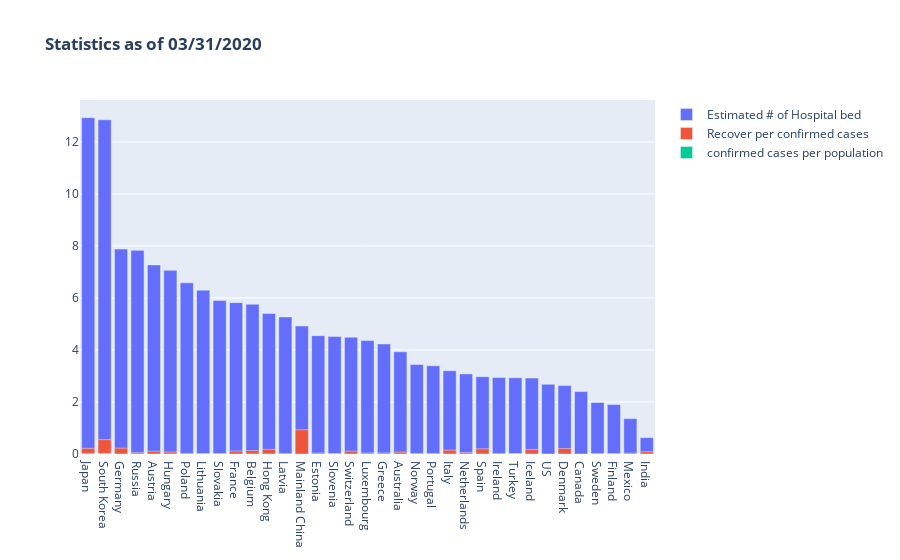

Source (notebook cell):
### Code cell
# Here I want to know the # hospital bed per capita
fig = go.Figure()
select_date = '03/31/2020'
by_country_mean=all_df[(all_df['ObservationDate']==select_date)].groupby('Country').mean().sort_values(by='2019',ascending=False)


# Mean hospital bed by country
fig.add_trace(go.Bar(x=by_country_mean.index, 
                          y=by_country_mean['2019'],name='Estimated # of Hospital bed'))
# Mean Recover Rate  by country
fig.add_trace(go.Bar(x=by_country_mean.index, 
                          y=by_country_mean['recover_rate'],name ='Recover per confirmed cases'))

fig.add_trace(go.Bar(x=by_country_mean.index, 
                          y=by_country_sum['confirm_rate'],name ='confirmed cases per population'))



fig.update_layout(
    title="<b>Statistics as of {} <b> ".format(select_date),barmode='overlay')

fig.show()

### Figure 1 — Plotly figure (JSON) as saved in the notebook; plotly's stock layout.template omitted (floating-point values rounded to 4 significant figures)
{"data": [{"name": "Estimated # of Hospital bed", "type": "bar", "x": ["Japan", "South Korea", "Germany", "Russia", "Austria", "Hungary", "Poland", "Lithuania", "Slovakia", "France", "Belgium", "Hong Kong", "Latvia", "Mainland China", "Estonia", "Slovenia", "Switzerland", "Luxembourg", "Greece", "Australia", "Norway", "Portugal", "Italy", "Netherlands", "Spain", "Ireland", "Turkey", "Iceland", "US", "Denmark", "Canada", "Sweden", "Finland", "Mexico", "India"], "y": [12.93, 12.85, 7.88, 7.83, 7.27, 7.06, 6.58, 6.3, 5.9, 5.82, 5.76, 5.4, 5.27, 4.92, 4.55, 4.52, 4.49, 4.36, 4.23, 3.93, 3.44, 3.39, 3.2, 3.08, 2.97, 2.94, 2.93, 2.92, 2.68, 2.63, 2.4, 1.98, 1.9, 1.36, 0.63]}, {"name": "Recover per confirmed cases", "type": "bar", "x": ["Japan", "South Korea", "Germany", "Russia", "Austria", "Hungary", "Poland", "Lithuania", "Slovakia", "France", "Belgium", "Hong Kong", "Latvia", "Mainland China", "Estonia", "Slovenia", "Switzerland", "Luxembourg", "Greece", "Australia", "Norway", "Portugal", "Italy", "Netherlands", "Spain", "Ireland", "Turkey", "Iceland", "US", "Denmark", "Canada", "Sweden", "Finland", "Mexico", "India"], "y": [0.2171, 0.5526, 0.2242, 0.05178, 0.1076, 0.0752, 0.003029, 0.01304, 0.008264, 0.1135, 0.1328, 0.1793, 0.002513, 0.932, 0.0349, 0.01247, 0.1098, 0.03673, 0.03957, 0.07131, 0.002801, 0.005777, 0.1487, 0.05496, 0.2008, 0.001546, 0.01796, 0.1744, null, 0.2127, null, 0.003608, 0.007052, 0.03199, 0.08805]}, {"name": "confirmed cases per population", "type": "bar", "x": ["Japan", "South Korea", "Germany", "Russia", "Austria", "Hungary", "Poland", "Lithuania", "Slovakia", "France", "Belgium", "Hong Kong", "Latvia", "Mainland China", "Estonia", "Slovenia", "Switzerland", "Luxembourg", "Greece", "Australia", "Norway", "Portugal", "Italy", "Netherlands", "Spain", "Ireland", "Turkey", "Iceland", "US", "Denmark", "Canada", "Sweden", "Finland", "Mexico", "India"], "y": [0.0003592, 0.02344]}], "layout": {"barmode": "overlay", "title": {"text": "<b>Statistics as of 03/31/2020 <b> "}}}
